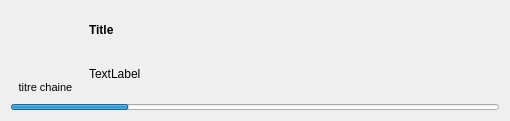
<?xml version="1.0" encoding="UTF-8"?>
<ui version="4.0">
 <class>Form</class>
 <widget class="QWidget" name="Form">
  <property name="geometry">
   <rect>
    <x>0</x>
    <y>0</y>
    <width>510</width>
    <height>121</height>
   </rect>
  </property>
  <property name="windowTitle">
   <string>Form</string>
  </property>
  <property name="styleSheet">
   <string notr="true"/>
  </property>
  <layout class="QVBoxLayout" name="verticalLayout">
   <item>
    <layout class="QHBoxLayout" name="horizontalLayout">
     <item>
      <layout class="QVBoxLayout" name="verticalLayout_3">
       <property name="sizeConstraint">
        <enum>QLayout::SetFixedSize</enum>
       </property>
       <item>
        <widget class="QPushButton" name="channelImg">
         <property name="minimumSize">
          <size>
           <width>72</width>
           <height>64</height>
          </size>
         </property>
         <property name="maximumSize">
          <size>
           <width>72</width>
           <height>64</height>
          </size>
         </property>
         <property name="styleSheet">
          <string notr="true">QPushButton, QPushButton:focus {
   	border: none;
   	outline: none;
    border-radius: 5px;
}

QPushButton:hover {
    border: 1px solid #999999;
}</string>
         </property>
         <property name="text">
          <string/>
         </property>
         <property name="iconSize">
          <size>
           <width>68</width>
           <height>60</height>
          </size>
         </property>
         <property name="flat">
          <bool>true</bool>
         </property>
        </widget>
       </item>
       <item>
        <widget class="QLabel" name="channelName">
         <property name="sizePolicy">
          <sizepolicy hsizetype="Fixed" vsizetype="Preferred">
           <horstretch>0</horstretch>
           <verstretch>0</verstretch>
          </sizepolicy>
         </property>
         <property name="maximumSize">
          <size>
           <width>76</width>
           <height>16777215</height>
          </size>
         </property>
         <property name="font">
          <font>
           <pointsize>8</pointsize>
          </font>
         </property>
         <property name="text">
          <string>titre chaine </string>
         </property>
         <property name="alignment">
          <set>Qt::AlignCenter</set>
         </property>
         <property name="wordWrap">
          <bool>false</bool>
         </property>
        </widget>
       </item>
      </layout>
     </item>
     <item>
      <layout class="QVBoxLayout" name="verticalLayout_2">
       <item>
        <widget class="QLabel" name="title">
         <property name="font">
          <font>
           <weight>75</weight>
           <bold>true</bold>
          </font>
         </property>
         <property name="text">
          <string>Title</string>
         </property>
        </widget>
       </item>
       <item>
        <widget class="QLabel" name="description">
         <property name="sizePolicy">
          <sizepolicy hsizetype="Maximum" vsizetype="Maximum">
           <horstretch>0</horstretch>
           <verstretch>0</verstretch>
          </sizepolicy>
         </property>
         <property name="minimumSize">
          <size>
           <width>0</width>
           <height>40</height>
          </size>
         </property>
         <property name="maximumSize">
          <size>
           <width>9999999</width>
           <height>40</height>
          </size>
         </property>
         <property name="text">
          <string>TextLabel</string>
         </property>
         <property name="wordWrap">
          <bool>false</bool>
         </property>
        </widget>
       </item>
      </layout>
     </item>
     <item>
      <spacer name="horizontalSpacer">
       <property name="orientation">
        <enum>Qt::Horizontal</enum>
       </property>
       <property name="sizeHint" stdset="0">
        <size>
         <width>40</width>
         <height>20</height>
        </size>
       </property>
      </spacer>
     </item>
     <item>
      <widget class="QLabel" name="previewImg">
       <property name="minimumSize">
        <size>
         <width>100</width>
         <height>77</height>
        </size>
       </property>
       <property name="text">
        <string/>
       </property>
      </widget>
     </item>
    </layout>
   </item>
   <item>
    <spacer name="verticalSpacer">
     <property name="orientation">
      <enum>Qt::Vertical</enum>
     </property>
     <property name="sizeHint" stdset="0">
      <size>
       <width>20</width>
       <height>40</height>
      </size>
     </property>
    </spacer>
   </item>
   <item>
    <widget class="QProgressBar" name="progressBar">
     <property name="minimumSize">
      <size>
       <width>0</width>
       <height>6</height>
      </size>
     </property>
     <property name="value">
      <number>24</number>
     </property>
     <property name="textVisible">
      <bool>false</bool>
     </property>
    </widget>
   </item>
  </layout>
 </widget>
 <resources/>
 <connections/>
</ui>
